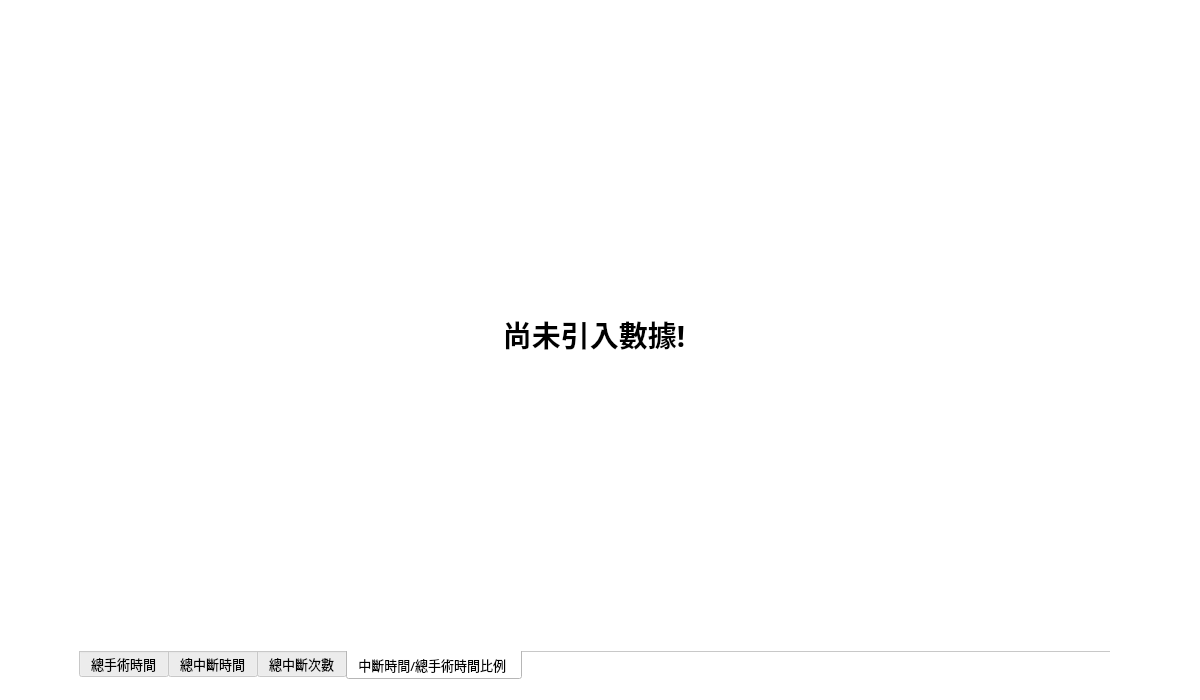
<?xml version="1.0" encoding="UTF-8"?>
<ui version="4.0">
 <class>Form</class>
 <widget class="QWidget" name="Form">
  <property name="geometry">
   <rect>
    <x>0</x>
    <y>0</y>
    <width>1200</width>
    <height>700</height>
   </rect>
  </property>
  <property name="windowTitle">
   <string>Plot</string>
  </property>
  <property name="styleSheet">
   <string notr="true">background-color: rgb(255, 255, 255);</string>
  </property>
  <widget class="QTabWidget" name="plot_tabWidget">
   <property name="geometry">
    <rect>
     <x>79</x>
     <y>9</y>
     <width>1031</width>
     <height>671</height>
    </rect>
   </property>
   <property name="font">
    <font>
     <family>Agency FB</family>
     <pointsize>10</pointsize>
    </font>
   </property>
   <property name="contextMenuPolicy">
    <enum>Qt::DefaultContextMenu</enum>
   </property>
   <property name="layoutDirection">
    <enum>Qt::LeftToRight</enum>
   </property>
   <property name="styleSheet">
    <string notr="true"/>
   </property>
   <property name="tabPosition">
    <enum>QTabWidget::South</enum>
   </property>
   <property name="currentIndex">
    <number>3</number>
   </property>
   <property name="documentMode">
    <bool>true</bool>
   </property>
   <property name="tabsClosable">
    <bool>false</bool>
   </property>
   <property name="tabBarAutoHide">
    <bool>false</bool>
   </property>
   <widget class="QWidget" name="tab1">
    <attribute name="title">
     <string>總手術時間</string>
    </attribute>
    <widget class="QLabel" name="plot_label1">
     <property name="geometry">
      <rect>
       <x>50</x>
       <y>10</y>
       <width>930</width>
       <height>630</height>
      </rect>
     </property>
     <property name="font">
      <font>
       <family>微軟正黑體</family>
       <pointsize>22</pointsize>
       <weight>75</weight>
       <bold>true</bold>
      </font>
     </property>
     <property name="styleSheet">
      <string notr="true"/>
     </property>
     <property name="text">
      <string>尚未引入數據!</string>
     </property>
     <property name="scaledContents">
      <bool>true</bool>
     </property>
     <property name="alignment">
      <set>Qt::AlignCenter</set>
     </property>
    </widget>
   </widget>
   <widget class="QWidget" name="tab2">
    <attribute name="title">
     <string>總中斷時間</string>
    </attribute>
    <widget class="QLabel" name="plot_label2">
     <property name="geometry">
      <rect>
       <x>50</x>
       <y>10</y>
       <width>930</width>
       <height>630</height>
      </rect>
     </property>
     <property name="font">
      <font>
       <family>微軟正黑體</family>
       <pointsize>22</pointsize>
       <weight>75</weight>
       <bold>true</bold>
      </font>
     </property>
     <property name="styleSheet">
      <string notr="true"/>
     </property>
     <property name="text">
      <string>尚未引入數據!</string>
     </property>
     <property name="scaledContents">
      <bool>true</bool>
     </property>
     <property name="alignment">
      <set>Qt::AlignCenter</set>
     </property>
    </widget>
   </widget>
   <widget class="QWidget" name="tab3">
    <attribute name="title">
     <string>總中斷次數</string>
    </attribute>
    <widget class="QLabel" name="plot_label3">
     <property name="geometry">
      <rect>
       <x>50</x>
       <y>10</y>
       <width>930</width>
       <height>630</height>
      </rect>
     </property>
     <property name="font">
      <font>
       <family>微軟正黑體</family>
       <pointsize>22</pointsize>
       <weight>75</weight>
       <bold>true</bold>
      </font>
     </property>
     <property name="styleSheet">
      <string notr="true"/>
     </property>
     <property name="text">
      <string>尚未引入數據!</string>
     </property>
     <property name="scaledContents">
      <bool>true</bool>
     </property>
     <property name="alignment">
      <set>Qt::AlignCenter</set>
     </property>
    </widget>
   </widget>
   <widget class="QWidget" name="tab4">
    <attribute name="title">
     <string>中斷時間/總手術時間比例 </string>
    </attribute>
    <widget class="QLabel" name="plot_label4">
     <property name="geometry">
      <rect>
       <x>50</x>
       <y>10</y>
       <width>930</width>
       <height>630</height>
      </rect>
     </property>
     <property name="font">
      <font>
       <family>微軟正黑體</family>
       <pointsize>22</pointsize>
       <weight>75</weight>
       <bold>true</bold>
      </font>
     </property>
     <property name="styleSheet">
      <string notr="true"/>
     </property>
     <property name="text">
      <string>尚未引入數據!</string>
     </property>
     <property name="scaledContents">
      <bool>true</bool>
     </property>
     <property name="alignment">
      <set>Qt::AlignCenter</set>
     </property>
    </widget>
   </widget>
  </widget>
  <widget class="QPushButton" name="button_back_menu">
   <property name="geometry">
    <rect>
     <x>1130</x>
     <y>630</y>
     <width>60</width>
     <height>60</height>
    </rect>
   </property>
   <property name="font">
    <font>
     <family>微軟正黑體</family>
     <pointsize>28</pointsize>
     <weight>50</weight>
     <bold>false</bold>
    </font>
   </property>
   <property name="styleSheet">
    <string notr="true">QPushButton {
        border: 0px solid;
    }
    QPushButton:hover {
        background-color: rgb(223, 223, 223);
    }
</string>
   </property>
   <property name="text">
    <string/>
   </property>
   <property name="icon">
    <iconset>
     <normaloff>image/back.png</normaloff>image/back.png</iconset>
   </property>
   <property name="iconSize">
    <size>
     <width>60</width>
     <height>60</height>
    </size>
   </property>
  </widget>
 </widget>
 <resources/>
 <connections/>
</ui>
